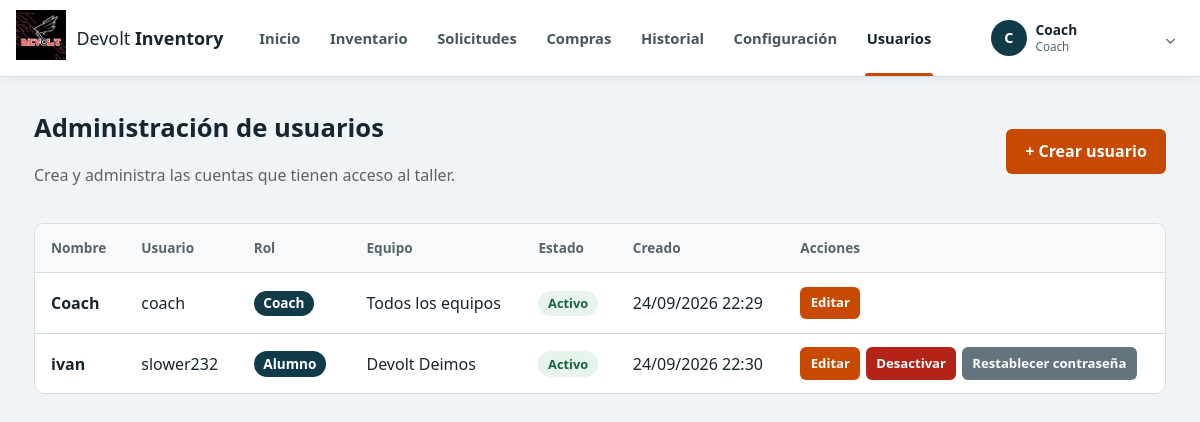
/usuarios (signed in), run on the app's committed database.
### tables this page shows
CREATE TABLE usuarios (
    id                    INTEGER PRIMARY KEY AUTOINCREMENT,
    nombre                TEXT NOT NULL,
    username              TEXT NOT NULL UNIQUE,
    password_hash         TEXT NOT NULL,          -- nunca se guarda la contraseña real
    rol                   TEXT NOT NULL CHECK (rol IN ('alumno', 'mentor', 'coach')),
    equipo_id             INTEGER REFERENCES equipos(id),
    activo                INTEGER NOT NULL DEFAULT 1,   -- 0 = cuenta eliminada (se conserva el historial)
    debe_cambiar_password INTEGER NOT NULL DEFAULT 0,
    fecha_creacion        TEXT NOT NULL DEFAULT (datetime('now', 'localtime')),
    -- Regla 1: todo alumno pertenece a un equipo
    CHECK (rol <> 'alumno' OR equipo_id IS NOT NULL)
);

CREATE TABLE equipos (
    id     INTEGER PRIMARY KEY AUTOINCREMENT,
    nombre TEXT NOT NULL UNIQUE
);

### routes/usuarios.py (the view)
@bp.route("/usuarios")
@rol_requerido("coach")
def lista():
    return render_template("usuarios.html", usuarios=models.obtener_usuarios())

### app.py (called while the page is built)
@app.template_filter("fecha")
def formato_fecha(valor):
    if not valor:
        return ""
    try:
        return datetime.strptime(valor, "%Y-%m-%d %H:%M:%S").strftime("%d/%m/%Y %H:%M")
    except ValueError:
        return valor

@app.before_request
def revisar_sesion():
    if request.endpoint == "static" or "usuario_id" not in session:
        return None
    usuario = models.obtener_usuario_con_equipo(session["usuario_id"])
    if usuario is None or not usuario["activo"]:
        session.clear()
        flash("Tu cuenta está desactivada. Habla con el Coach.", "error")
        return redirect(url_for("auth.login"))
    session["nombre"] = usuario["nombre"]
    session["rol"] = usuario["rol"]
    session["equipo_id"] = usuario["equipo_id"]
    session["equipo_nombre"] = usuario["equipo_nombre"]
    session["debe_cambiar"] = bool(usuario["debe_cambiar_password"])
    paginas_libres = ("auth.cambiar_password", "auth.logout")
    if session["debe_cambiar"] and request.endpoint not in paginas_libres:
        return redirect(url_for("auth.cambiar_password"))
    return None

### database.py (called while the page is built)
def conectar():
    conexion = sqlite3.connect(RUTA_DB)
    conexion.row_factory = sqlite3.Row            # permite usar fila["nombre"]
    conexion.execute("PRAGMA foreign_keys = ON")  # SQLite no revisa las claves foráneas si no se pide
    return conexion

def get_db():
    if "db" not in g:
        g.db = conectar()
    return g.db

def cerrar_db(error=None):
    conexion = g.pop("db", None)
    if conexion is not None:
        conexion.close()

### models.py (called while the page is built)
def obtener_usuario_con_equipo(usuario_id):
    return get_db().execute(
        "SELECT u.*, e.nombre AS equipo_nombre FROM usuarios u "
        "LEFT JOIN equipos e ON e.id = u.equipo_id WHERE u.id = ?", (usuario_id,)
    ).fetchone()

def obtener_usuarios():
    return get_db().execute(
        "SELECT u.*, e.nombre AS equipo_nombre FROM usuarios u "
        "LEFT JOIN equipos e ON e.id = u.equipo_id "
        "ORDER BY u.activo DESC, u.nombre COLLATE NOCASE"
    ).fetchall()

### permisos.py (called while the page is built)
def login_requerido(funcion):
    @wraps(funcion)   # conserva el nombre original de la función (Flask lo necesita)
    def envoltura(*args, **kwargs):
        if "usuario_id" not in session:
            return redirect(url_for("auth.login"))
        return funcion(*args, **kwargs)
    return envoltura

### templates/usuarios.html (shortened to what this page needs)
{% extends "base.html" %}
{% block contenido %}
<div class="encabezado-pagina">
  <div>
    <h1>Administración de usuarios</h1>
    <p class="suave">Crea y administra las cuentas que tienen acceso al taller.</p>
  </div>
  <a class="boton" href="{{ url_for('usuarios.nuevo') }}">+ Crear usuario</a>
</div>
<div class="tarjeta tabla-contenedor">
  {% if usuarios %}
  <div class="tabla-scroll">
    <table class="tabla">
      <thead>
        <tr>
          <th>Nombre</th>
          <th>Usuario</th>
          <th>Rol</th>
          <th>Equipo</th>
          <th>Estado</th>
          <th>Creado</th>
          <th>Acciones</th>
        </tr>
      </thead>
      <tbody>
      {% for usuario in usuarios %}
        <tr>
          <td><strong>{{ usuario.nombre }}</strong></td>
          <td>{{ usuario.username }}</td>
          <td><span class="etiqueta">{{ usuario.rol|capitalize }}</span></td>
          <td>{{ usuario.equipo_nombre or 'Todos los equipos' }}</td>
          <td>
            {% if usuario.activo %}
              <span class="estado activo">Activo</span>
            {% else %}
              <span class="estado inactivo">Desactivado</span>
            {% endif %}
          </td>
          <td>{{ usuario.fecha_creacion|fecha }}</td>
          <td class="acciones">
            <a class="boton pequeno" href="{{ url_for('usuarios.editar', usuario_id=usuario.id) }}">Editar</a>
            {% if usuario.rol != 'coach' and usuario.activo %}
            <form method="post" action="{{ url_for('usuarios.cambiar_estado', usuario_id=usuario.id) }}" class="form-inline"
                  onsubmit="return confirm('¿Desactivar esta cuenta? El usuario ya no podrá iniciar sesión.');">
              <button class="boton pequeno peligro" type="submit">Desactivar</button>
            </form>
            {% elif not usuario.activo %}
            <form method="post" action="{{ url_for('usuarios.cambiar_estado', usuario_id=usuario.id) }}" class="form-inline">
              <input type="hidden" name="activo" value="1">
              <button class="boton pequeno secundario" type="submit">Reactivar</button>
            </form>
            {% endif %}
            {% if usuario.id != session.usuario_id and usuario.activo %}
            <form method="post" action="{{ url_for('usuarios.restablecer_password', usuario_id=usuario.id) }}" class="form-inline"
                  onsubmit="return confirm('¿Generar una nueva contraseña temporal para este usuario?');">
              <button class="boton pequeno secundario" type="submit">Restablecer contraseña</button>
            </form>
            {% endif %}
          </td>
        </tr>
      {% endfor %}
      </tbody>
    </table>
  </div>
  {% else %}
    <p>No hay usuarios registrados.</p>
  {% endif %}
</div>
{% endblock %}

### templates/base.html (shortened to what this page needs)
<!DOCTYPE html>
<html lang="es">
<head>
  <link rel="stylesheet" href="{{ url_for('static', filename='css/estilo.css') }}">
</head>
<body>
{% if session.usuario_id %}
<header class="barra-superior">
  <div class="barra-contenedor">
    <a class="marca" href="{{ url_for('dashboard.inicio') }}" aria-label="Ir al dashboard">
<span><img class="logo" src="{{ url_for('static', filename='images/piezas/logo devolt.jpg') }}" alt="Devolt Inventory"></span>
      <span class="marca-texto">Devolt <strong>Inventory</strong></span>
    </a>
    <nav class="nav-principal" aria-label="Navegación principal">
      <a href="{{ url_for('dashboard.inicio') }}"
         class="{{ 'activo' if request.endpoint == 'dashboard.inicio' }}">Inicio</a>
      <a href="{{ url_for('inventario.lista') }}"
         class="{{ 'activo' if request.endpoint and request.endpoint.startswith('inventario.') and not request.endpoint.startswith('inventario.solicitudes') and not request.endpoint.startswith('inventario.nueva_solicitud_compra') }}">Inventario</a>
      <a href="{{ url_for('inventario.solicitudes') }}"
         class="{{ 'activo' if request.endpoint == 'inventario.solicitudes' }}">Solicitudes</a>
      <a href="{{ url_for('inventario.solicitudes_compra') }}"
         class="{{ 'activo' if request.endpoint and (request.endpoint.startswith('inventario.solicitudes_compra') or request.endpoint == 'inventario.nueva_solicitud_compra') }}">Compras</a>
      {% if session.rol in ('mentor', 'coach') %}
      <a href="{{ url_for('historial.lista') }}"
         class="{{ 'activo' if request.endpoint and request.endpoint.startswith('historial.') }}">Historial</a>
      {% endif %}
      {% if session.rol in ('mentor', 'coach') %}
      <a href="{{ url_for('configuracion.inicio') }}"
         class="{{ 'activo' if request.endpoint and request.endpoint.startswith('configuracion.') }}">Configuración</a>
      {% endif %}
      {% if session.rol == 'coach' %}
      <a href="{{ url_for('usuarios.lista') }}"
         class="{{ 'activo' if request.endpoint and request.endpoint.startswith('usuarios.') }}">Usuarios</a>
      {% endif %}
    </nav>
    <details class="cuenta-menu">
      <summary>
        <span class="cuenta-avatar">{{ session.nombre[:1]|upper }}</span>
        <span class="cuenta-info">
          <strong>{{ session.nombre }}</strong>
          <small>{{ session.rol|capitalize }}{% if session.equipo_nombre %} · {{ session.equipo_nombre }}{% endif %}</small>
        </span>
        <span class="cuenta-flecha" aria-hidden="true">⌄</span>
      </summary>
    </details>
  </div>
</header>
{% endif %}
<div class="{{ 'layout' if session.usuario_id else 'pagina-sola' }}">
  <main class="contenido">
    {% block contenido %}{% endblock %}
  </main>
</div>
</body>
</html>

### static/css/estilo.css (style rules this page uses)
:root { --papel: #f1f4f6; --superficie: #ffffff; --tinta: #17252e; --suave: #55646d; --borde: #d5dee3; --lateral: #123b4a; --acento: #c74a00; --acento-oscuro: #a23c00; --error-fondo: #fdecea; --error-texto: #8e1b10; --ok-fondo: #e6f4ec; --ok-texto: #17643c; --deimos: #8a0ef6; --phobos: #eb7216; --kova: #b35aad; }
* { box-sizing: border-box; }
body { margin: 0; background: var(--papel); color: var(--tinta); font-family: "Segoe UI", system-ui, -apple-system, Roboto, Arial, sans-serif; line-height: 1.5; }
h1 { font-size: 1.6rem; margin: 0 0 .5rem; }
.suave { color: var(--suave); }
.layout { min-height: calc(100vh - 76px); }
.contenido { padding: 2rem 1.5rem 3rem; max-width: 1180px; width: 100%; margin: 0 auto; }
.barra-superior { position: sticky; top: 0; z-index: 1000; background: rgba(255,255,255,.97); border-bottom: 1px solid var(--borde); box-shadow: 0 2px 12px rgba(23,37,46,.06); backdrop-filter: blur(8px); }
.barra-contenedor { min-height: 76px; width: min(1320px, calc(100% - 2rem)); margin: 0 auto; display: flex; align-items: center; gap: 1.4rem; }
.marca { display: inline-flex; align-items: center; gap: .65rem; flex: 0 0 auto; color: var(--tinta); text-decoration: none; font-size: 1.12rem; white-space: nowrap; }
.marca-texto strong { font-weight: 750; }
.nav-principal { display: flex; align-items: stretch; align-self: stretch; gap: .15rem; flex: 1; }
.nav-principal a { position: relative; display: flex; align-items: center; color: #46565f; text-decoration: none; font-weight: 600; padding: 0 .85rem; font-size: .92rem; transition: color .15s ease, background .15s ease; }
.nav-principal a::after { content: ''; position: absolute; left: .75rem; right: .75rem; bottom: 0; height: 3px; background: transparent; border-radius: 3px 3px 0 0; }
.nav-principal a.activo { color: var(--tinta); }
.nav-principal a.activo::after { background: var(--acento); }
.cuenta-menu { position: relative; flex: 0 0 auto; }
.cuenta-menu summary { list-style: none; cursor: pointer; display: flex; align-items: center; gap: .55rem; padding: .35rem .45rem .35rem .35rem; border-radius: 8px; }
.cuenta-avatar { width: 36px; height: 36px; border-radius: 50%; display: grid; place-items: center; background: var(--lateral); color: #fff; font-weight: 800; font-size: .9rem; }
.cuenta-info { display: flex; flex-direction: column; min-width: 120px; line-height: 1.2; }
.cuenta-info strong { font-size: .86rem; white-space: nowrap; overflow: hidden; text-overflow: ellipsis; max-width: 180px; }
.cuenta-info small { color: var(--suave); font-size: .73rem; margin-top: .15rem; white-space: nowrap; overflow: hidden; text-overflow: ellipsis; max-width: 190px; }
.cuenta-flecha { color: var(--suave); font-size: 1rem; }
.logo { width: 50px; height: auto; }
.tarjeta { background: var(--superficie); border: 1px solid var(--borde); border-radius: 10px; padding: 1.5rem; }
.boton { display: inline-block; margin-top: 1.25rem; padding: .65rem 1.2rem; border: 0; border-radius: 6px; background: var(--acento); color: #fff; font: inherit; font-weight: 600; cursor: pointer; text-decoration: none; }
.etiqueta { display: inline-block; padding: .15rem .6rem; border-radius: 999px; font-size: .85rem; font-weight: 600; background: var(--lateral); color: #fff; margin-right: .3rem; }
.encabezado-pagina { display: flex; justify-content: space-between; align-items: flex-start; gap: 1rem; margin-bottom: 1.25rem; }
.tabla-contenedor { padding: 0; overflow: hidden; }
.tabla-scroll { overflow-x: auto; }
.tabla { width: 100%; border-collapse: collapse; min-width: 850px; }
.tabla th, .tabla td { padding: .85rem 1rem; border-bottom: 1px solid var(--borde); text-align: left; vertical-align: middle; }
.tabla th { background: #f7f9fa; color: var(--suave); font-size: .85rem; }
.tabla tbody tr:last-child td { border-bottom: 0; }
.acciones { display: flex; flex-wrap: wrap; gap: .35rem; min-width: 250px; }
.form-inline { display: inline; margin: 0; }
.boton.pequeno { margin-top: 0; padding: .4rem .65rem; font-size: .82rem; }
.boton.secundario { background: #64747c; }
.boton.peligro { background: #a52a20; }
.estado { display: inline-block; padding: .2rem .6rem; border-radius: 999px; font-size: .8rem; font-weight: 600; }
.estado.activo { background: var(--ok-fondo); color: var(--ok-texto); }
.boton.peligro { background: #b42318; color: #fff; border-color: #b42318; }

### data on the page
usuarios: nombre "C", nombre "Coach", rol "Coach", username "coach", equipo_nombre "Todos los equipos", activo "Activo", fecha_creacion|fecha "24/09/2026 22:29"
usuarios: nombre "ivan", username "slower232", rol "Alumno", nombre "Devolt Deimos", activo "Activo", fecha_creacion|fecha "24/09/2026 22:30"
